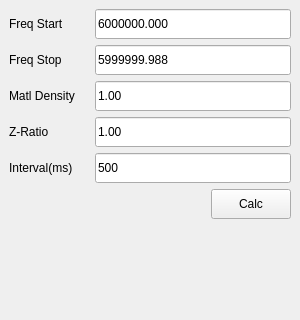
<?xml version="1.0" encoding="UTF-8"?>
<ui version="4.0">
 <class>CalcTF</class>
 <widget class="QMainWindow" name="CalcTF">
  <property name="geometry">
   <rect>
    <x>0</x>
    <y>0</y>
    <width>300</width>
    <height>320</height>
   </rect>
  </property>
  <property name="minimumSize">
   <size>
    <width>300</width>
    <height>320</height>
   </size>
  </property>
  <property name="maximumSize">
   <size>
    <width>300</width>
    <height>320</height>
   </size>
  </property>
  <property name="windowTitle">
   <string>CalcTF</string>
  </property>
  <widget class="QWidget" name="centralwidget">
   <property name="minimumSize">
    <size>
     <width>300</width>
     <height>300</height>
    </size>
   </property>
   <property name="maximumSize">
    <size>
     <width>300</width>
     <height>300</height>
    </size>
   </property>
   <layout class="QGridLayout" name="gridLayout_2">
    <item row="2" column="0" colspan="2">
     <widget class="QLabel" name="lbl_result">
      <property name="minimumSize">
       <size>
        <width>0</width>
        <height>30</height>
       </size>
      </property>
      <property name="text">
       <string/>
      </property>
     </widget>
    </item>
    <item row="1" column="0">
     <spacer name="horizontalSpacer">
      <property name="orientation">
       <enum>Qt::Horizontal</enum>
      </property>
      <property name="sizeHint" stdset="0">
       <size>
        <width>40</width>
        <height>20</height>
       </size>
      </property>
     </spacer>
    </item>
    <item row="1" column="1">
     <widget class="QPushButton" name="btn_calc">
      <property name="minimumSize">
       <size>
        <width>75</width>
        <height>30</height>
       </size>
      </property>
      <property name="text">
       <string>Calc</string>
      </property>
     </widget>
    </item>
    <item row="0" column="0" colspan="2">
     <layout class="QGridLayout" name="gridLayout" columnstretch="0,0">
      <item row="4" column="0">
       <widget class="QLabel" name="label_5">
        <property name="minimumSize">
         <size>
          <width>80</width>
          <height>30</height>
         </size>
        </property>
        <property name="text">
         <string>Interval(ms)</string>
        </property>
       </widget>
      </item>
      <item row="1" column="1">
       <widget class="QLineEdit" name="le_freq_stop">
        <property name="minimumSize">
         <size>
          <width>135</width>
          <height>30</height>
         </size>
        </property>
        <property name="text">
         <string>5999999.988</string>
        </property>
        <property name="maxLength">
         <number>11</number>
        </property>
       </widget>
      </item>
      <item row="2" column="0">
       <widget class="QLabel" name="label_3">
        <property name="minimumSize">
         <size>
          <width>80</width>
          <height>30</height>
         </size>
        </property>
        <property name="text">
         <string>Matl Density</string>
        </property>
       </widget>
      </item>
      <item row="4" column="1">
       <widget class="QLineEdit" name="le_meas_itl">
        <property name="minimumSize">
         <size>
          <width>135</width>
          <height>30</height>
         </size>
        </property>
        <property name="text">
         <string>500</string>
        </property>
       </widget>
      </item>
      <item row="1" column="0">
       <widget class="QLabel" name="lb_f_c">
        <property name="minimumSize">
         <size>
          <width>80</width>
          <height>30</height>
         </size>
        </property>
        <property name="text">
         <string>Freq Stop</string>
        </property>
       </widget>
      </item>
      <item row="2" column="1">
       <widget class="QLineEdit" name="le_matl_d">
        <property name="minimumSize">
         <size>
          <width>135</width>
          <height>30</height>
         </size>
        </property>
        <property name="text">
         <string>1.00</string>
        </property>
       </widget>
      </item>
      <item row="0" column="1">
       <widget class="QLineEdit" name="le_freq_start">
        <property name="minimumSize">
         <size>
          <width>135</width>
          <height>30</height>
         </size>
        </property>
        <property name="text">
         <string>6000000.000</string>
        </property>
        <property name="maxLength">
         <number>11</number>
        </property>
       </widget>
      </item>
      <item row="3" column="1">
       <widget class="QLineEdit" name="le_matl_z">
        <property name="minimumSize">
         <size>
          <width>135</width>
          <height>30</height>
         </size>
        </property>
        <property name="text">
         <string>1.00</string>
        </property>
       </widget>
      </item>
      <item row="0" column="0">
       <widget class="QLabel" name="lb_f_q">
        <property name="minimumSize">
         <size>
          <width>80</width>
          <height>30</height>
         </size>
        </property>
        <property name="text">
         <string>Freq Start</string>
        </property>
       </widget>
      </item>
      <item row="3" column="0">
       <widget class="QLabel" name="label_4">
        <property name="minimumSize">
         <size>
          <width>80</width>
          <height>30</height>
         </size>
        </property>
        <property name="text">
         <string>Z-Ratio</string>
        </property>
       </widget>
      </item>
     </layout>
    </item>
   </layout>
  </widget>
 </widget>
 <resources/>
 <connections/>
</ui>
